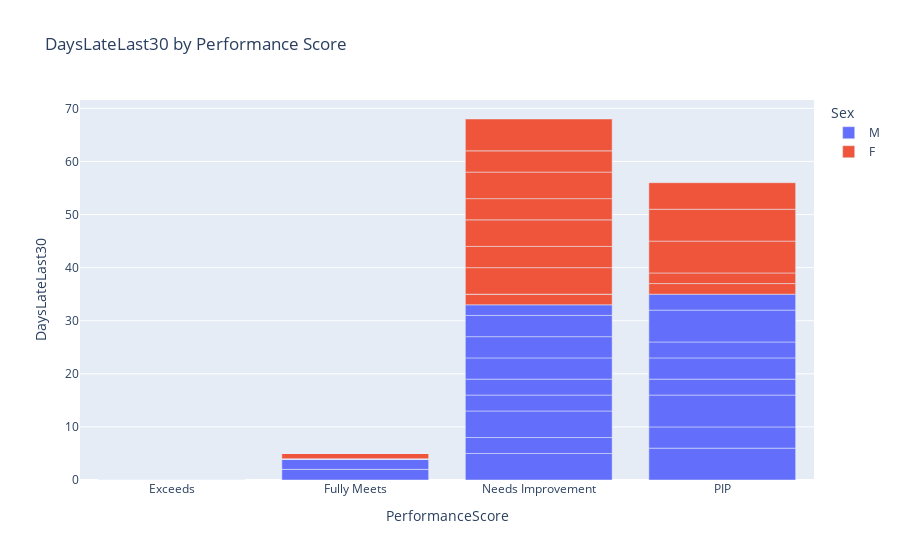

Here is the notebook cell this chart was saved with:
### Code cell
fig = px.bar(df, x='PerformanceScore', y='DaysLateLast30',color="Sex",title="DaysLateLast30 by Performance Score")
fig.show()

### Figure 1 — Plotly figure (JSON) as saved in the notebook; plotly's stock layout.template omitted (floating-point values rounded to 4 significant figures; data arrays with more than 128 entries replaced by an {"elided": "..."} marker saying what was removed)
{"data": [{"alignmentgroup": "True", "hovertemplate": "Sex=M <br>PerformanceScore=%{x}<br>DaysLateLast30=%{y}<extra></extra>", "legendgroup": "M ", "marker": {"color": "#636efa"}, "name": "M ", "offsetgroup": "M ", "orientation": "v", "showlegend": true, "textposition": "auto", "type": "bar", "x": {"elided": "135 str values"}, "xaxis": "x", "y": {"elided": "135 int values"}, "yaxis": "y"}, {"alignmentgroup": "True", "hovertemplate": "Sex=F<br>PerformanceScore=%{x}<br>DaysLateLast30=%{y}<extra></extra>", "legendgroup": "F", "marker": {"color": "#EF553B"}, "name": "F", "offsetgroup": "F", "orientation": "v", "showlegend": true, "textposition": "auto", "type": "bar", "x": {"elided": "176 str values"}, "xaxis": "x", "y": {"elided": "176 int values"}, "yaxis": "y"}], "layout": {"barmode": "relative", "legend": {"title": {"text": "Sex"}, "tracegroupgap": 0}, "title": {"text": "DaysLateLast30 by Performance Score"}, "xaxis": {"anchor": "y", "domain": [0, 1], "title": {"text": "PerformanceScore"}}, "yaxis": {"anchor": "x", "domain": [0, 1], "title": {"text": "DaysLateLast30"}}}}
